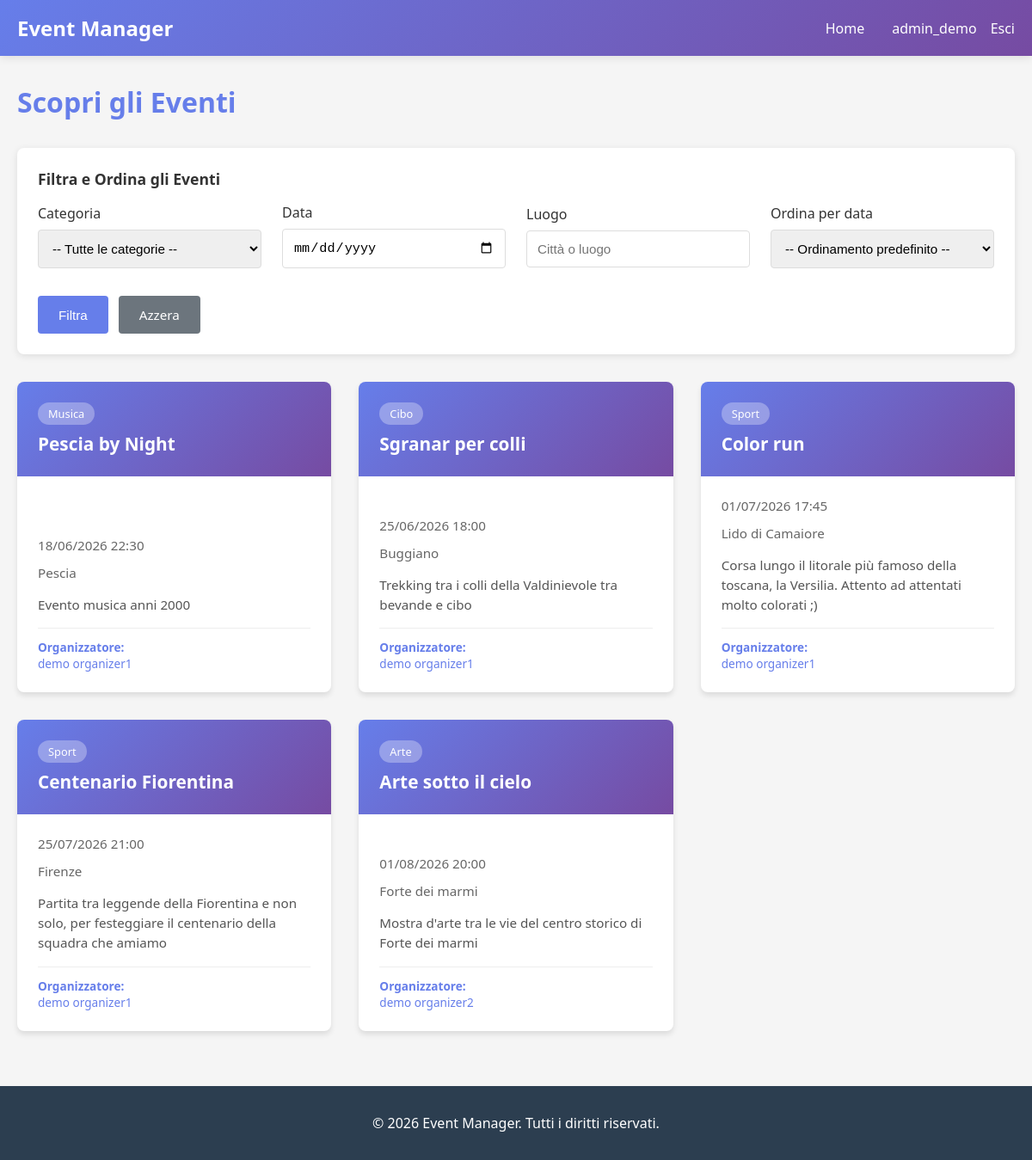
The page /events/ (signed in) on the database as committed earlier.
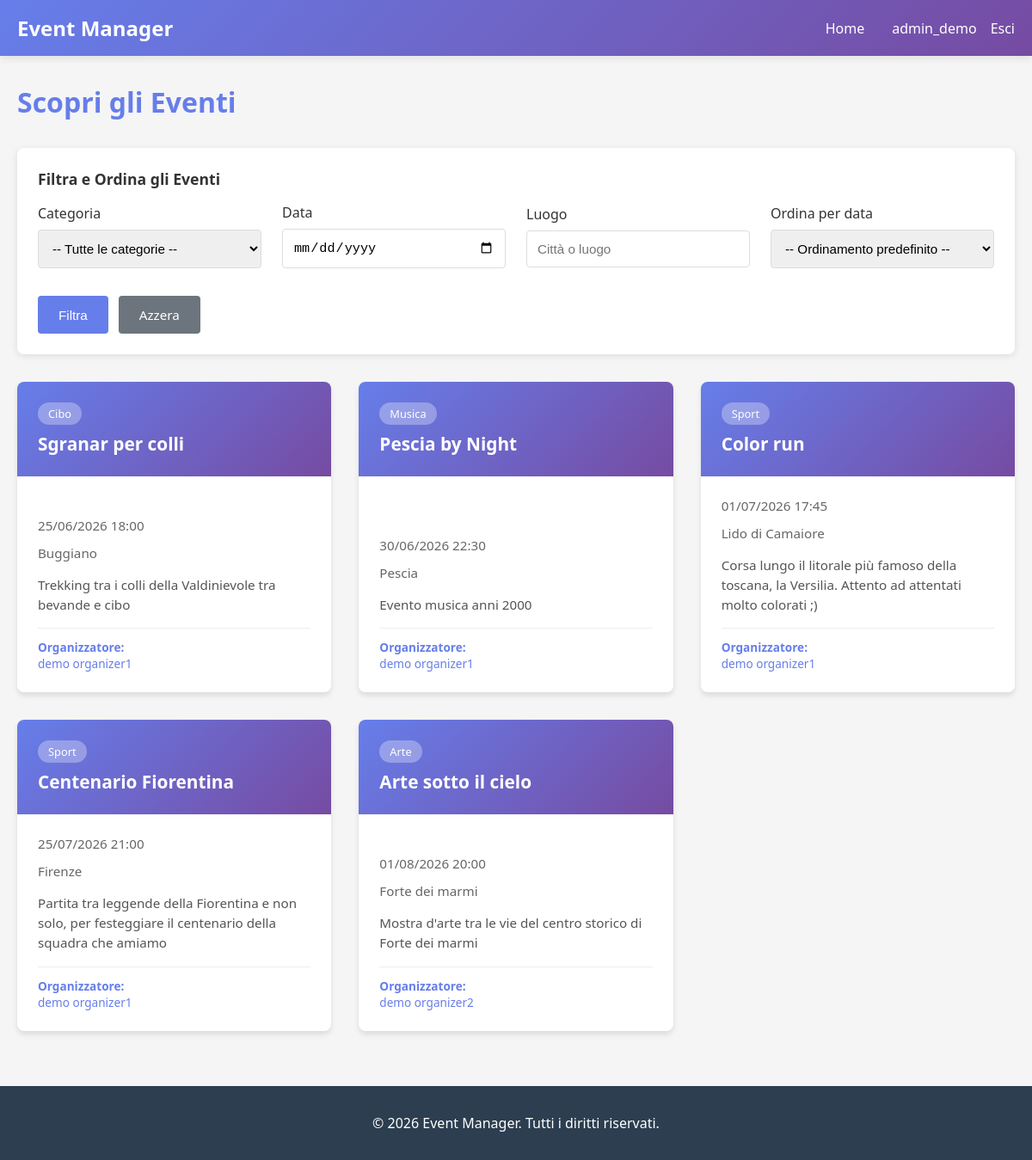
The same page on the database as committed later.
### users/models.py (models this page shows, shortened)
class CustomUser(AbstractUser):
    ROLE_CHOICES = (
        ('attendee', 'Attendee'),
        ('organizer', 'Organizer'),
    )
    role = models.CharField(max_length=15, choices=ROLE_CHOICES, blank=False)
    bio = models.TextField(blank=True, null=True)
    email = models.EmailField(blank=False, unique=True)
    first_name = models.CharField(max_length=150, blank=False)
    last_name = models.CharField(max_length=150, blank=False)

### events/models.py (models this page shows, shortened)
class Event(models.Model):
    title = models.CharField(max_length=200)
    description = models.TextField()
    date = models.DateTimeField()
    location = models.CharField(max_length=200)
    category = models.ForeignKey(
        Category,
        on_delete=models.SET_NULL,
        null=True,
        blank=True,
        related_name='events'
    )
    organizer = models.ForeignKey(
        settings.AUTH_USER_MODEL,
        on_delete=models.CASCADE,
        related_name='organized_events'
    )
    created_at = models.DateTimeField(auto_now_add=True)
    class Meta:
        ordering = ['date']

class Category(models.Model):
    name = models.CharField(max_length=100)
    class Meta:
        verbose_name_plural = "Categories"

### events/views.py (the view, shortened to what this page needs)
# urls.py: path('events/', events_views.event_list, name='event_list'),
@login_required(login_url='login')
def event_list(request):
    events = Event.objects.all()
    categories = Category.objects.all()
    category_id = request.GET.get('category')
    if category_id:
        events = events.filter(category_id=category_id)
        selected_category = get_object_or_404(Category, id=category_id)
    else:
        selected_category = None
    date = request.GET.get('date')
    date_obj = None
    location = request.GET.get('location')
    if location:
        events = events.filter(location__icontains=location)
    order = request.GET.get('order')
    if order == 'desc':
        events = events.order_by('-date')
        order_by = "Eventi più lontani"
    elif order == 'asc':
        events = events.order_by('date')
        order_by = "Eventi immediati"
    else:
        order_by = None
    context = {
        'events': events,
        'categories': categories,
        'selected_category': selected_category,
        'date': date,
        'date_obj': date_obj,
        'location': location,
        'order_by': order_by,
        'active_filters': bool(category_id or date or location or order),
    }
    return render(request, 'event_list.html', context)

### templates/event_list.html (shortened to what this page needs)
{% extends "base.html" %}
{% block content %}
<div class="events-header">
    <h1>Scopri gli Eventi</h1>
</div>
<div class="filters-section">
    <div class="filters-title">Filtra e Ordina gli Eventi</div>
    <form method="GET" class="filters-form">
        <div class="filter-group">
            <label for="category">Categoria</label>
            <select id="category" name="category">
                <option value="">-- Tutte le categorie --</option>
            </select>
        </div>
        <div class="filter-group">
            <label for="date">Data</label>
            <input type="date" id="date" name="date" value="{{ request.GET.date }}">
        </div>
        <div class="filter-group">
            <label for="location">Luogo</label>
            <input type="text" id="location" name="location" placeholder="Città o luogo" value="{{ request.GET.location }}">
        </div>
        <div class="filter-group">
            <label for="order">Ordina per data</label>
            <select id="order" name="order">
                <option value="">-- Ordinamento predefinito --</option>
            </select>
        </div>
        <div class="filter-actions">
            <button type="submit" class="btn btn-filter">Filtra</button>
            <a href="{% url 'event_list' %}" class="btn btn-clear btn-filter">Azzera</a>
        </div>
    </form>
</div>
{% if events %}
    <div class="events-container">
        {% for event in events %}
            <div class="event-card">
                <a href="{% url 'event_detail' event.id %}">
                    <div class="event-header">
                        {% if event.category %}
                            <span class="event-category">{{ event.category.name }}</span>
                        {% endif %}
                        <h3 class="event-title">{{ event.title }}</h3>
                    </div>
                    <div class="event-body">
                        <div class="event-date">
                            <span>{{ event.date|date:"d/m/Y H:i" }}</span>
                        </div>
                        <div class="event-location">
                            <span>{{ event.location }}</span>
                        </div>
                        <p class="event-description">{{ event.description|truncatewords:30 }}</p>
                        <div class="event-organizer">
                            <strong>Organizzatore:</strong> <a href="{% url 'organizer_events' event.organizer.id %}" style="color: #667eea; text-decoration: none;">{{ event.organizer.get_full_name|default:event.organizer.username }}</a>
                        </div>
                    </div>
                </a>
            </div>
        {% endfor %}
    </div>
{% endif %}
{% endblock %}

### templates/base.html (shortened to what this page needs)
<!DOCTYPE html>
<html lang="it">
<head>
</head>
<body>
    {% if user.is_authenticated %}
    <nav>
        <div class="nav-container">
            <a href="{% url 'event_list' %}" class="nav-brand"> Event Manager</a>
            <ul class="nav-links">
                <li><a href="{% url 'event_list' %}">Home</a></li>
                <li style="margin-left: auto; display: flex; align-items: center; gap: 1rem;">
                    <a href="{% url 'profile' %}" style="display: flex; align-items: center; gap: 0.5rem;">
                         <span>{{user.username }}</span>
                    </a>
                    <form action="{% url 'logout' %}" method="POST" style="display: inline; margin: 0; padding: 0;">
                        <button type="submit" style="background: none; border: none; color: white; cursor: pointer; font-family: inherit; font-size: inherit; font-weight: inherit; text-decoration: none; padding: 0;">
                            Esci
                        </button>
                    </form>
                </li>
            </ul>
        </div>
    </nav>
    {% endif %}
    <div class="container">
        {% block content %}{% endblock %}
    </div>
    <footer>
        <p style="margin:0">&copy; 2026 Event Manager. Tutti i diritti riservati.</p>
    </footer>
</body>
</html>

### templates/base.html (style rules this page uses)
* { margin: 0; padding: 0; box-sizing: border-box; }
html, body { height: 100%; }
body { font-family: 'Segoe UI', Tahoma, Geneva, Verdana, sans-serif; background-color: #f5f5f5; color: #333; display: flex; flex-direction: column; min-height: 100vh; }
nav { background: linear-gradient(135deg, #667eea 0%, #764ba2 100%); padding: 1rem 0; box-shadow: 0 2px 10px rgba(0, 0, 0, 0.1); position: sticky; top: 0; z-index: 100; }
.nav-container { max-width: 1200px; margin: 0 auto; padding: 0 20px; display: flex; justify-content: space-between; align-items: center; }
.nav-brand { color: white; font-size: 1.5rem; font-weight: bold; text-decoration: none; }
.nav-links { display: flex; list-style: none; gap: 2rem; }
.nav-links a { color: white; text-decoration: none; transition: opacity 0.3s; font-weight: 500; }
.container { max-width: 1200px; margin: 2rem auto; padding: 0 20px; flex: 1 0 auto; }
footer { background-color: #2c3e50; color: white; text-align: center; padding: 2rem 0; margin-top: 0; flex-shrink: 0; width: 100%; }
.btn { display: inline-block; padding: 0.75rem 1.5rem; background-color: #667eea; color: white; text-decoration: none; border: none; border-radius: 4px; cursor: pointer; transition: background-color 0.3s; font-size: 1rem; }

### templates/event_list.html (style rules this page uses)
.events-header { display: flex; justify-content: space-between; align-items: center; margin-bottom: 2rem; gap: 2rem; flex-wrap: wrap; }
.events-header h1 { color: #667eea; margin: 0; }
.filters-section { background: white; padding: 1.5rem; border-radius: 8px; box-shadow: 0 2px 8px rgba(0, 0, 0, 0.1); margin-bottom: 2rem; }
.filters-title { font-size: 1.1rem; font-weight: 600; margin-bottom: 1rem; color: #333; }
.filters-form { display: flex; gap: 1.5rem; align-items: center; flex-wrap: wrap; }
.filter-group { display: flex; flex-direction: column; flex: 1 1 220px; min-width: 180px; }
.filter-group label { margin-bottom: 0.5rem; font-weight: 500; color: #333; }
.filter-group input, .filter-group select { padding: 0.75rem; border: 1px solid #ddd; border-radius: 4px; font-size: 0.95rem; transition: border-color 0.3s; }
.filter-actions { display: flex; gap: 0.75rem; flex-basis: 100%; justify-content: flex-start; margin-top: 0.5rem; }
.btn-filter { padding: 0.75rem 1.5rem; font-size: 0.95rem; }
.btn-clear { background-color: #6c757d; }
.events-container { display: grid; grid-template-columns: repeat(auto-fill, minmax(300px, 1fr)); gap: 2rem; margin-bottom: 2rem; }
.event-card { background: white; border-radius: 8px; overflow: hidden; box-shadow: 0 4px 6px rgba(0, 0, 0, 0.1); transition: transform 0.3s, box-shadow 0.3s; display: flex; flex-direction: column; cursor: pointer; }
.event-card a { text-decoration: none; color: inherit; flex: 1; display: flex; flex-direction: column; }
.event-header { background: linear-gradient(135deg, #667eea 0%, #764ba2 100%); color: white; padding: 1.5rem; }
.event-category { display: inline-block; background: rgba(255, 255, 255, 0.3); padding: 0.25rem 0.75rem; border-radius: 20px; font-size: 0.8rem; margin-bottom: 0.5rem; width: fit-content; }
.event-title { font-size: 1.3rem; font-weight: bold; margin: 0; }
.event-body { padding: 1.5rem; flex: 1; display: flex; flex-direction: column; }
.event-date { display: flex; align-items: center; gap: 0.5rem; color: #666; margin-bottom: 0.75rem; font-size: 0.95rem; }
.event-location { display: flex; align-items: center; gap: 0.5rem; color: #666; margin-bottom: 1rem; font-size: 0.95rem; }
.event-description { color: #555; font-size: 0.95rem; line-height: 1.5; flex: 1; margin-bottom: 1rem; }
.event-organizer { font-size: 0.85rem; color: #999; border-top: 1px solid #eee; padding-top: 0.75rem; }
.event-organizer strong { color: #667eea; }

Rows that differ between the two databases and show on the page:
shown differently, row unchanged: Event "Sgranar per colli": moves up the list
changed Event "Pescia by Night": date "18/06/2026 22:30" → "30/06/2026 22:30"
